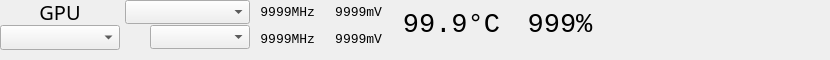
     <widget class="QWidget" name="widget_2" native="true">
      <property name="minimumSize">
       <size>
        <width>696</width>
        <height>51</height>
       </size>
      </property>
      <widget class="QLabel" name="label">
       <property name="geometry">
        <rect>
         <x>30</x>
         <y>0</y>
         <width>60</width>
         <height>24</height>
        </rect>
       </property>
       <property name="font">
        <font>
         <family>Noto Sans</family>
         <pointsize>15</pointsize>
        </font>
       </property>
       <property name="text">
        <string>GPU</string>
       </property>
       <property name="alignment">
        <set>Qt::AlignCenter</set>
       </property>
      </widget>
      <widget class="QComboBox" name="combo_gpus">
       <property name="geometry">
        <rect>
         <x>0</x>
         <y>25</y>
         <width>120</width>
         <height>25</height>
        </rect>
       </property>
       <property name="sizePolicy">
        <sizepolicy hsizetype="Preferred" vsizetype="Minimum">
         <horstretch>0</horstretch>
         <verstretch>0</verstretch>
        </sizepolicy>
       </property>
       <property name="font">
        <font>
         <family>Monospace</family>
         <pointsize>10</pointsize>
        </font>
       </property>
       <property name="toolTip">
        <string>Selected GPU</string>
       </property>
      </widget>
      <widget class="QComboBox" name="combo_pProfile">
       <property name="geometry">
        <rect>
         <x>125</x>
         <y>0</y>
         <width>125</width>
         <height>24</height>
        </rect>
       </property>
       <property name="minimumSize">
        <size>
         <width>100</width>
         <height>24</height>
        </size>
       </property>
       <property name="maximumSize">
        <size>
         <width>160</width>
         <height>24</height>
        </size>
       </property>
       <property name="font">
        <font>
         <family>Monospace</family>
         <pointsize>10</pointsize>
        </font>
       </property>
       <property name="toolTip">
        <string>Power profile</string>
       </property>
      </widget>
      <widget class="QComboBox" name="combo_pLevel">
       <property name="geometry">
        <rect>
         <x>150</x>
         <y>25</y>
         <width>100</width>
         <height>24</height>
        </rect>
       </property>
       <property name="minimumSize">
        <size>
         <width>100</width>
         <height>24</height>
        </size>
       </property>
       <property name="maximumSize">
        <size>
         <width>160</width>
         <height>24</height>
        </size>
       </property>
       <property name="font">
        <font>
         <family>Monospace</family>
         <pointsize>10</pointsize>
        </font>
       </property>
       <property name="toolTip">
        <string>Power level</string>
       </property>
      </widget>
      <widget class="QWidget" name="gridLayoutWidget">
       <property name="geometry">
        <rect>
         <x>260</x>
         <y>0</y>
         <width>561</width>
         <height>51</height>
        </rect>
       </property>
       <layout class="QGridLayout" name="gridLayout_14">
        <property name="horizontalSpacing">
         <number>20</number>
        </property>
        <property name="verticalSpacing">
         <number>2</number>
        </property>
        <item row="0" column="3" rowspan="2">
         <widget class="QPushButton" name="l_fanSpeed">
          <property name="font">
           <font>
            <family>Monospace</family>
            <pointsize>20</pointsize>
           </font>
          </property>
          <property name="text">
           <string>999%</string>
          </property>
          <property name="flat">
           <bool>true</bool>
          </property>
         </widget>
        </item>
        <item row="1" column="1">
         <widget class="QLabel" name="l_mVolt">
          <property name="minimumSize">
           <size>
            <width>40</width>
            <height>20</height>
           </size>
          </property>
          <property name="maximumSize">
           <size>
            <width>60</width>
            <height>25</height>
           </size>
          </property>
          <property name="font">
           <font>
            <family>Monospace</family>
            <pointsize>10</pointsize>
           </font>
          </property>
          <property name="toolTip">
           <string>I/O voltage</string>
          </property>
          <property name="text">
           <string>9999mV</string>
          </property>
          <property name="alignment">
           <set>Qt::AlignRight|Qt::AlignTrailing|Qt::AlignVCenter</set>
          </property>
         </widget>
        </item>
        <item row="1" column="0">
         <widget class="QLabel" name="l_mClk">
          <property name="minimumSize">
           <size>
            <width>40</width>
            <height>20</height>
           </size>
          </property>
          <property name="maximumSize">
           <size>
            <width>70</width>
            <height>25</height>
           </size>
          </property>
          <property name="font">
           <font>
            <family>Monospace</family>
            <pointsize>10</pointsize>
           </font>
          </property>
          <property name="toolTip">
           <string>Memory clock</string>
          </property>
          <property name="text">
           <string>9999MHz</string>
          </property>
          <property name="alignment">
           <set>Qt::AlignRight|Qt::AlignTrailing|Qt::AlignVCenter</set>
          </property>
         </widget>
        </item>
        <item row="0" column="1">
         <widget class="QLabel" name="l_cVolt">
          <property name="minimumSize">
           <size>
            <width>40</width>
            <height>20</height>
           </size>
          </property>
          <property name="maximumSize">
           <size>
            <width>80</width>
            <height>25</height>
           </size>
          </property>
          <property name="font">
           <font>
            <family>Monospace</family>
            <pointsize>10</pointsize>
           </font>
          </property>
          <property name="toolTip">
           <string>GPU voltage</string>
          </property>
          <property name="lineWidth">
           <number>1</number>
          </property>
          <property name="text">
           <string>9999mV</string>
          </property>
          <property name="alignment">
           <set>Qt::AlignRight|Qt::AlignTrailing|Qt::AlignVCenter</set>
          </property>
         </widget>
        </item>
        <item row="0" column="2" rowspan="2">
         <widget class="QLabel" name="l_temp">
          <property name="minimumSize">
           <size>
            <width>40</width>
            <height>40</height>
           </size>
          </property>
          <property name="maximumSize">
           <size>
            <width>120</width>
            <height>50</height>
           </size>
          </property>
          <property name="font">
           <font>
            <family>Monospace</family>
            <pointsize>20</pointsize>
           </font>
          </property>
          <property name="toolTip">
           <string>GPU temperature</string>
          </property>
          <property name="text">
           <string>99.9°C</string>
          </property>
          <property name="alignment">
           <set>Qt::AlignRight|Qt::AlignTrailing|Qt::AlignVCenter</set>
          </property>
         </widget>
        </item>
        <item row="0" column="0">
         <widget class="QLabel" name="l_cClk">
          <property name="minimumSize">
           <size>
            <width>40</width>
            <height>20</height>
           </size>
          </property>
          <property name="maximumSize">
           <size>
            <width>70</width>
            <height>25</height>
           </size>
          </property>
          <property name="font">
           <font>
            <family>Monospace</family>
            <pointsize>10</pointsize>
           </font>
          </property>
          <property name="toolTip">
           <string>GPU clock</string>
          </property>
          <property name="text">
           <string>9999MHz</string>
          </property>
          <property name="alignment">
           <set>Qt::AlignRight|Qt::AlignTrailing|Qt::AlignVCenter</set>
          </property>
         </widget>
        </item>
        <item row="0" column="4" rowspan="2">
         <spacer name="horizontalSpacer_71">
          <property name="orientation">
           <enum>Qt::Horizontal</enum>
          </property>
          <property name="sizeHint" stdset="0">
           <size>
            <width>40</width>
            <height>20</height>
           </size>
          </property>
         </spacer>
        </item>
       </layout>
      </widget>
     </widget>
